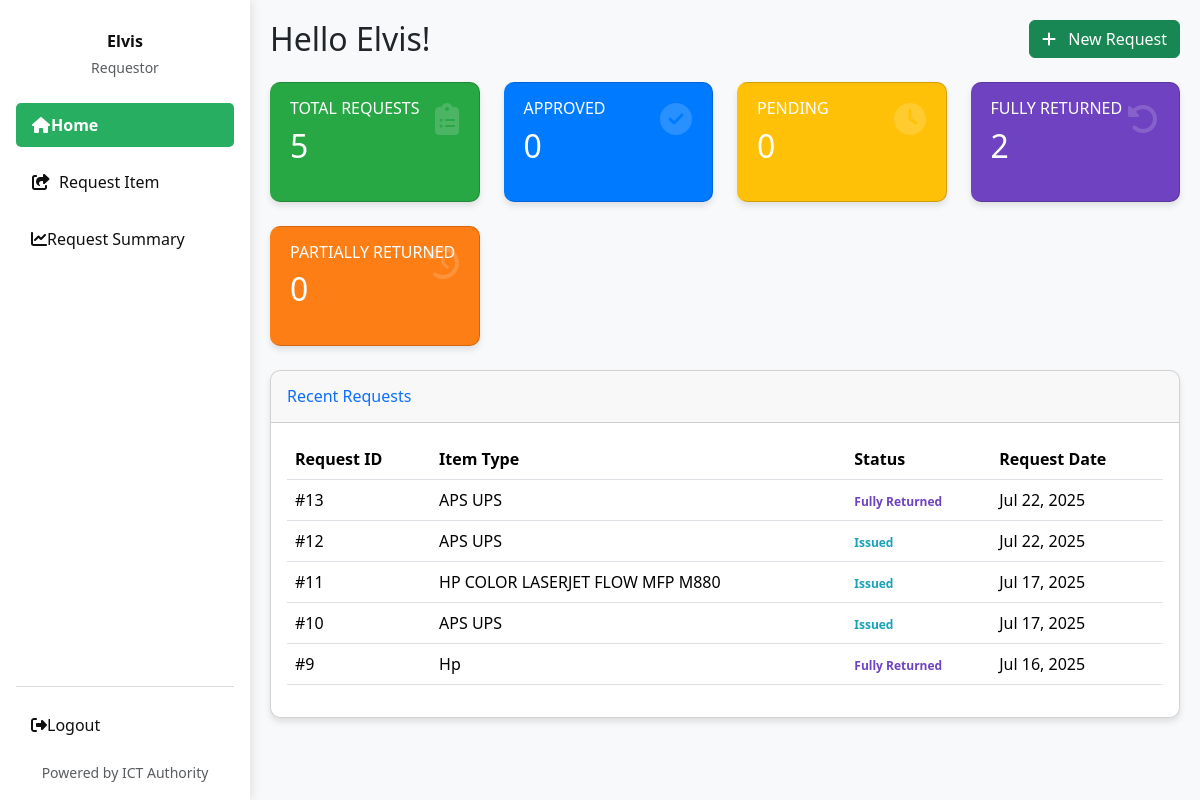
The page / (signed in) on the database its author committed.
### invent/models.py (models this page shows, shortened)
class ItemRequest(models.Model):
    item = models.ForeignKey('InventoryItem', on_delete=models.CASCADE)
    name = models.CharField(max_length=100)
    quantity = models.PositiveIntegerField(default=1)  # Quantity requested
    reason = models.TextField(blank=True, null=True)
    application_date = models.DateField(default=timezone.now)
    requestor = models.ForeignKey(User, on_delete=models.CASCADE)
    STATUS_CHOICES = [
        ('Pending', 'Pending'),
        ('Approved', 'Approved'),
        ('Issued', 'Issued'),  # Item has been issued (fully or partially)
        ('Rejected', 'Rejected'),
        ('Cancelled', 'Cancelled'),
        ('Partially Returned', 'Partially Returned'),
        ('Fully Returned', 'Fully Returned'),
    ]
    status = models.CharField(
        max_length=20, choices=STATUS_CHOICES, default='Pending')  # Increased max_length
    date_requested = models.DateTimeField(auto_now_add=True)
    date_issued = models.DateTimeField(null=True, blank=True)
    returned_quantity = models.PositiveIntegerField(default=0)
    _original_status = None
    def __init__(self, *args, **kwargs):
        super().__init__(*args, **kwargs)
        self._original_status = self.status

class InventoryItem(models.Model):
    STATUS_CHOICES = [
        ('Pending', 'Pending'),
        ('In Stock', 'In Stock'),
        ('Issued', 'Issued'),
        ('Returned', 'Returned'),
        ('Low Stock', 'Low Stock'),
        ('Out of Stock', 'Out of Stock'),
    ]
    CONDITION_CHOICES = [
        ("Serviceable", "Serviceable"),
        ("Not Serviceable", "Not Serviceable"),
        ("Not working", "Not working"),
        ("Good", "Good"),
        ("Fair", "Fair"),
        ("Poor", "Poor"),
    ]
    name = models.CharField(
        max_length=255, help_text="e.g., Dell Optiplex 7010 (from Asset Description)")
    serial_number = models.CharField(
        max_length=255, unique=True, blank=True, null=True,
        help_text="Unique serial number of the asset (from Serial Number in CSV)"
    )
    category = models.CharField(
        max_length=100, blank=True,
        help_text="e.g., Printer, CPU, Monitor (from Asset Category-Minor)"
    )
    condition = models.CharField(
        max_length=20, choices=CONDITION_CHOICES, default="Serviceable",
        help_text="Current condition of the asset (from Condition in CSV)"
    )
    status = models.CharField(
        max_length=20, choices=STATUS_CHOICES, default='In Stock')
    expiration_date = models.DateField(null=True, blank=True)
    quantity_total = models.PositiveIntegerField(default=0)
    quantity_issued = models.PositiveIntegerField(default=0)
    quantity_returned = models.PositiveIntegerField(default=0)
    created_by = models.ForeignKey(
        User, on_delete=models.SET_NULL, null=True, blank=True, related_name='inventory_created_by')
    created_at = models.DateTimeField(auto_now_add=True)
    updated_at = models.DateTimeField(auto_now=True)
    def quantity_remaining(self):
        return self.quantity_total - self.quantity_issued

### invent/views.py (the view)
# urls.py: path('', views.requestor_dashboard, name='requestor_dashboard'),
@login_required
def requestor_dashboard(request):
    user_requests = ItemRequest.objects.filter(
        requestor=request.user).order_by('-date_requested')
    available_inventory = [item for item in InventoryItem.objects.all().order_by(
        'name') if item.quantity_remaining() > 0]
    total_requests = user_requests.count()
    approved_count = user_requests.filter(status='Approved').count()
    pending_count = user_requests.filter(status='Pending').count()
    issued_count = user_requests.filter(status='Issued').count()
    fully_returned_count = user_requests.filter(
        status='Fully Returned').count()
    partially_returned_count = user_requests.filter(
        status='Partially Returned').count()
    return render(request, 'invent/requestor_dashboard.html', {
        'requests': user_requests,
        'total_requests': total_requests,
        'approved_count': approved_count,
        'pending_count': pending_count,
        'issued_count': issued_count,  # NEW
        'fully_returned_count': fully_returned_count,  # NEW
        'partially_returned_count': partially_returned_count,  # NEW
        'available_inventory': available_inventory,
    })

### invent/context_processors.py (called while the page is built)
def pending_requests_count(request):
    count = 0  # Default to 0
    if request.user.is_authenticated:
        if request.user.has_perm('invent.can_issue_item'):
            count = ItemRequest.objects.filter(status='Pending').count()
    return {'pending_requests_count_for_sidebar': count}

### invent/templates/invent/requestor_dashboard.html (shortened to what this page needs)
<!DOCTYPE html>
<html lang="en">
<head>
  <link href="https://cdn.jsdelivr.net/npm/bootstrap@5.3.3/dist/css/bootstrap.min.css" rel="stylesheet">
  <link href="https://cdnjs.cloudflare.com/ajax/libs/font-awesome/6.4.0/css/all.min.css" rel="stylesheet">
  <link rel="stylesheet" href="https://cdnjs.cloudflare.com/ajax/libs/animate.css/4.1.1/animate.min.css"/>
</head>
<body class="bg-light">
<div class="d-flex">
  <div class="sidebar vh-100 p-3 d-flex flex-column justify-content-between">
    <div>
      <div class="text-center mb-4 pt-3">
        <h6 class="fw-bold mb-1">{{ user.first_name|default:user.username }}</h6>
        <small class="text-muted">Requestor</small>
      </div>
      <ul class="nav flex-column">
        <li class="nav-item mb-2">
          <a class="nav-link {% if request.resolver_match.url_name == 'requestor_dashboard' %}active{% endif %}" href="{% url 'requestor_dashboard' %}">
            <i class="fas fa-fw fa-home"></i> <span>Home</span>
          </a>
        </li>
        <li class="nav-item mb-2">
          <a class="nav-link {% if request.resolver_match.url_name == 'request_item' %}active{% endif %}" href="{% url 'request_item' %}">
            <i class="fas fa-fw fa-share-square me-2"></i> <span>Request Item</span>
          </a>
        </li>
        <li class="nav-item mb-2">
          <a class="nav-link {% if request.resolver_match.url_name == 'request_summary' %}active{% endif %}" href="{% url 'request_summary' %}">
            <i class="fas fa-chart-line"></i> <span>Request Summary</span>
          </a>
        </li>
      </ul>
    </div>
    <footer>
      <hr class="border-secondary opacity-25" />
      <ul class="nav flex-column">
        <li class="nav-item mb-2">
          <a class="nav-link logout-link" href="{% url 'logout' %}">
            <i class="fas fa-right-from-bracket"></i> <span>Logout</span>
          </a>
        </li>
      </ul>
      <div class="text-center">
        <small class="text-muted">Powered by ICT Authority</small>
      </div>
    </footer>
  </div>
  <main class="main-content w-100">
    {% block main_content %}
    <div class="d-flex justify-content-between align-items-center mb-4 flex-wrap">
      <h2 class="greeting mb-3 mb-md-0 animate__animated animate__fadeInLeft">Hello {{ user.first_name|default:user.username }}!</h2>
      <a href="{% url 'request_item' %}" class="btn btn-success animate__animated animate__fadeInRight">
        <i class="fas fa-plus me-2"></i> New Request
      </a>
    </div>
    <div class="row mb-4 g-4">
      <div class="col-md-4 col-lg-3">
        <div class="card summary-card card-total animate__animated animate__fadeInUp animate__delay-0.2s">
          <div class="card-body">
            <h6 class="text-uppercase mb-2">Total Requests</h6>
            <h2 class="mb-0">{{ total_requests }}</h2>
            <i class="fas fa-clipboard-list card-icon"></i>
          </div>
        </div>
      </div>
      <div class="col-md-4 col-lg-3">
        <div class="card summary-card card-approved animate__animated animate__fadeInUp animate__delay-0.4s">
          <div class="card-body">
            <h6 class="text-uppercase mb-2">Approved</h6>
            <h2 class="mb-0">{{ approved_count }}</h2>
            <i class="fas fa-check-circle card-icon"></i>
          </div>
        </div>
      </div>
      <div class="col-md-4 col-lg-3">
        <div class="card summary-card card-pending animate__animated animate__fadeInUp animate__delay-0.6s">
          <div class="card-body">
            <h6 class="text-uppercase mb-2">Pending</h6>
            <h2 class="mb-0">{{ pending_count }}</h2>
            <i class="fas fa-clock card-icon"></i>
          </div>
        </div>
      </div>
      <div class="col-md-4 col-lg-3">
        <div class="card summary-card card-returned animate__animated animate__fadeInUp animate__delay-0.8s">
          <div class="card-body">
            <h6 class="text-uppercase mb-2">Fully Returned</h6>
            <h2 class="mb-0">{{ fully_returned_count }}</h2>
            <i class="fas fa-undo-alt card-icon"></i>
          </div>
        </div>
      </div>
      <div class="col-md-4 col-lg-3">
        <div class="card summary-card card-partial animate__animated animate__fadeInUp animate__delay-1s">
          <div class="card-body">
            <h6 class="text-uppercase mb-2">Partially Returned</h6>
            <h2 class="mb-0">{{ partially_returned_count }}</h2>
            <i class="fas fa-history card-icon"></i>
          </div>
        </div>
      </div>
    </div>
    <div class="card data-table animate__animated animate__fadeInUp">
      <div class="card-header py-3 d-flex justify-content-between align-items-center">
        <h6 class="m-0 font-weight-bold text-primary">Recent Requests</h6>
      </div>
      <div class="card-body">
        <div class="table-responsive">
          <table class="table table-hover">
            <thead>
              <tr>
                <th>Request ID</th>
                <th>Item Type</th>
                <th>Status</th>
                <th>Request Date</th>
              </tr>
            </thead>
            <tbody>
              {% for req in requests %}
              <tr class="table-row-clickable" data-request-id="{{ req.id }}">
                <td>#{{ req.id }}</td>
                <td>{{ req.item.name }}</td>
                <td>
                  {% if req.status == "Approved" %}
                    <span class="badge badge-status-approved">Approved</span>
                  {% elif req.status == "Denied" %}
                    <span class="badge badge-status-denied">Denied</span>
                  {% elif req.status == "Pending" %}
                    <span class="badge badge-status-pending">Pending</span>
                  {% elif req.status == "Issued" %}
                    <span class="badge badge-status-issued">Issued</span>
                  {% elif req.status == "Fully Returned" %}
                    <span class="badge badge-status-fully-returned">Fully Returned</span>
                  {% elif req.status == "Partially Returned" %}
                    <span class="badge badge-status-partially-returned">Partially Returned</span>
                  {% else %}
                    <span class="badge bg-info text-dark">{{ req.status }}</span>
                  {% endif %}
                </td>
                <td>{{ req.date_requested|date:"M d, Y" }}</td>
              </tr>
              {% endfor %}
            </tbody>
          </table>
        </div>
      </div>
    </div>
    {% endblock main_content %}
  </main>
</div>
</body>
</html>

### invent/templates/invent/requestor_dashboard.html (style rules this page uses)
:root { --sidebar-bg: white; --sidebar-text: #0f0f0f; --sidebar-active: #27ae60; --sidebar-hover: #15b33c; --card-total-bg: #28a745; --card-approved-bg: #007bff; --card-pending-bg: #ffc107; --card-returned-bg: #6f42c1; --card-partial-bg: #fd7e14; --status-approved: #28a745; --status-denied: #dc3545; --status-pending: #ffc107; --status-issued: #17a2b8; --status-fully-returned: #6f42c1; --status-partially-returned: #fd7e14; }
body { font-family: 'Segoe UI', Tahoma, Geneva, Verdana, sans-serif; margin: 0; padding: 0; overflow-x: hidden; }
.sidebar { background-color: var(--sidebar-bg); color: var(--sidebar-text); box-shadow: 2px 0 10px rgba(0,0,0,0.1); transition: all 0.3s; position: fixed; height: 100vh; width: 250px; z-index: 1000; left: 0; top: 0; }
.sidebar .nav-link { color: var(--sidebar-text); border-radius: 5px; padding: 10px 15px; margin-bottom: 5px; transition: all 0.3s; display: flex; align-items: center; }
.sidebar .nav-link.active { background-color: var(--sidebar-active); font-weight: 600; color: white !important; }
.sidebar .logout-link { color: var(--sidebar-text); transition: color 0.3s; display: flex; align-items: center; }
.main-content { padding: 20px; background-color: #f8f9fa; min-height: 100vh; margin-left: 250px; transition: margin-left 0.3s; }
.summary-card { border-radius: 10px; box-shadow: 0 4px 6px rgba(0,0,0,0.1); transition: transform 0.3s, background-color 0.3s, color 0.3s; height: 100%; position: relative; overflow: hidden; color: white; margin-bottom: 20px; }
.card-icon { position: absolute; right: 20px; top: 20px; font-size: 2rem; opacity: 0.2; color: rgba(255,255,255,0.8); }
.summary-card h6, .summary-card h2 { color: white !important; }
.card-total { background-color: var(--card-total-bg); border-left: 4px solid var(--card-total-bg); }
.card-approved { background-color: var(--card-approved-bg); border-left: 4px solid var(--card-approved-bg); }
.card-pending { background-color: var(--card-pending-bg); border-left: 4px solid var(--card-pending-bg); }
.card-returned { background-color: var(--card-returned-bg); border-left: 4px solid var(--card-returned-bg); }
.card-partial { background-color: var(--card-partial-bg); border-left: 4px solid var(--card-partial-bg); }
.data-table { border-radius: 10px; box-shadow: 0 4px 6px rgba(0,0,0,0.1); overflow-x: auto; }
.badge-status-issued { color: var(--status-issued); font-weight: 600; background-color: transparent !important; padding: 0; }
.badge-status-fully-returned { color: var(--status-fully-returned); font-weight: 600; background-color: transparent !important; padding: 0; }

### rows shown on the page
ItemRequest: id "13", item.name "APS UPS", status "Fully Returned", date_requested "Jul 22, 2025"
ItemRequest: id "12", item.name "APS UPS", status "Issued", date_requested "Jul 22, 2025"
ItemRequest: id "11", item.name "HP COLOR LASERJET FLOW MFP M880", status "Issued", date_requested "Jul 17, 2025"
ItemRequest: id "10", item.name "APS UPS", status "Issued", date_requested "Jul 17, 2025"
ItemRequest: id "9", item.name "Hp", status "Fully Returned", date_requested "Jul 16, 2025"

### other values the page prints
{{ user.first_name|default:user.username }} "Elvis"
{{ total_requests }} "5"
{{ approved_count }} "0"
{{ pending_count }} "0"
{{ fully_returned_count }} "2"
{{ partially_returned_count }} "0"
